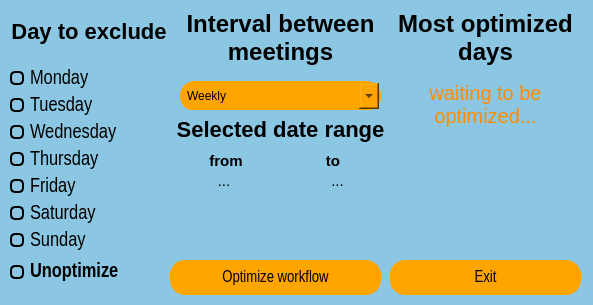
<?xml version="1.0" encoding="UTF-8"?>
<ui version="4.0">
 <class>MainWindow</class>
 <widget class="QMainWindow" name="MainWindow">
  <property name="geometry">
   <rect>
    <x>0</x>
    <y>0</y>
    <width>593</width>
    <height>305</height>
   </rect>
  </property>
  <property name="windowTitle">
   <string>Meeting optimizer</string>
  </property>
  <property name="styleSheet">
   <string notr="true">QWidget {
    background-color: #8BC6E2;
}
</string>
  </property>
  <widget class="QWidget" name="centralwidget">
   <widget class="QWidget" name="verticalLayoutWidget">
    <property name="geometry">
     <rect>
      <x>10</x>
      <y>0</y>
      <width>158</width>
      <height>251</height>
     </rect>
    </property>
    <layout class="QVBoxLayout" name="verticalLayout">
     <item>
      <widget class="QLabel" name="label">
       <property name="maximumSize">
        <size>
         <width>200</width>
         <height>75</height>
        </size>
       </property>
       <property name="font">
        <font>
         <family>Arial</family>
           
         <bold>true</bold>
        </font>
       </property>
       <property name="styleSheet">
        <string notr="true">QLabel {
    font-family: Arial, sans-serif;
    font-size: 22px;
    font-weight: bold;
    color: black;
}</string>
       </property>
       <property name="text">
        <string>Day to exclude</string>
       </property>
       <property name="alignment">
        <set>Qt::AlignCenter</set>
       </property>
       <property name="wordWrap">
        <bool>true</bool>
       </property>
      </widget>
     </item>
     <item>
      <widget class="QCheckBox" name="monday_check">
       <property name="font">
        <font>
         <family>Arial Narrow</family>
           
        </font>
       </property>
       <property name="styleSheet">
        <string notr="true">QCheckBox {
    font-family: &quot;Arial Narrow&quot;, sans-serif;
    font-size: 20px;
    color: black;
}

QCheckBox::indicator {
    border: 2px solid black; /* Check frame color */
    border-radius: 5px; /* Check frame border radius */
    width: 10px; /* Check frame width */
    height: 10px; /* Check frame height */
}

QCheckBox::indicator:unchecked {
    background-color: transparent; /* Unchecked background */
}

QCheckBox::indicator:checked {
    background-color: orange; /* Checked background */
}</string>
       </property>
       <property name="text">
        <string>Monday</string>
       </property>
      </widget>
     </item>
     <item>
      <widget class="QCheckBox" name="tuesday_check">
       <property name="font">
        <font>
         <family>Arial Narrow</family>
           
        </font>
       </property>
       <property name="styleSheet">
        <string notr="true">QCheckBox {
    font-family: &quot;Arial Narrow&quot;, sans-serif;
    font-size: 20px;
    color: black;
}

QCheckBox::indicator {
    border: 2px solid black; /* Check frame color */
    border-radius: 5px; /* Check frame border radius */
    width: 10px; /* Check frame width */
    height: 10px; /* Check frame height */
}

QCheckBox::indicator:unchecked {
    background-color: transparent; /* Unchecked background */
}

QCheckBox::indicator:checked {
    background-color: orange; /* Checked background */
}</string>
       </property>
       <property name="text">
        <string>Tuesday</string>
       </property>
      </widget>
     </item>
     <item>
      <widget class="QCheckBox" name="wednesday_check">
       <property name="font">
        <font>
         <family>Arial Narrow</family>
           
        </font>
       </property>
       <property name="styleSheet">
        <string notr="true">QCheckBox {
    font-family: &quot;Arial Narrow&quot;, sans-serif;
    font-size: 20px;
    color: black;
}

QCheckBox::indicator {
    border: 2px solid black; /* Check frame color */
    border-radius: 5px; /* Check frame border radius */
    width: 10px; /* Check frame width */
    height: 10px; /* Check frame height */
}

QCheckBox::indicator:unchecked {
    background-color: transparent; /* Unchecked background */
}

QCheckBox::indicator:checked {
    background-color: orange; /* Checked background */
}</string>
       </property>
       <property name="text">
        <string>Wednesday</string>
       </property>
      </widget>
     </item>
     <item>
      <widget class="QCheckBox" name="thursday_check">
       <property name="font">
        <font>
         <family>Arial Narrow</family>
           
        </font>
       </property>
       <property name="styleSheet">
        <string notr="true">QCheckBox {
    font-family: &quot;Arial Narrow&quot;, sans-serif;
    font-size: 20px;
    color: black;
}

QCheckBox::indicator {
    border: 2px solid black; /* Check frame color */
    border-radius: 5px; /* Check frame border radius */
    width: 10px; /* Check frame width */
    height: 10px; /* Check frame height */
}

QCheckBox::indicator:unchecked {
    background-color: transparent; /* Unchecked background */
}

QCheckBox::indicator:checked {
    background-color: orange; /* Checked background */
}</string>
       </property>
       <property name="text">
        <string>Thursday</string>
       </property>
      </widget>
     </item>
     <item>
      <widget class="QCheckBox" name="friday_check">
       <property name="font">
        <font>
         <family>Arial Narrow</family>
           
        </font>
       </property>
       <property name="styleSheet">
        <string notr="true">QCheckBox {
    font-family: &quot;Arial Narrow&quot;, sans-serif;
    font-size: 20px;
    color: black;
}

QCheckBox::indicator {
    border: 2px solid black; /* Check frame color */
    border-radius: 5px; /* Check frame border radius */
    width: 10px; /* Check frame width */
    height: 10px; /* Check frame height */
}

QCheckBox::indicator:unchecked {
    background-color: transparent; /* Unchecked background */
}

QCheckBox::indicator:checked {
    background-color: orange; /* Checked background */
}</string>
       </property>
       <property name="text">
        <string>Friday</string>
       </property>
      </widget>
     </item>
     <item>
      <widget class="QCheckBox" name="saturday_check">
       <property name="font">
        <font>
         <family>Arial Narrow</family>
           
        </font>
       </property>
       <property name="styleSheet">
        <string notr="true">QCheckBox {
    font-family: &quot;Arial Narrow&quot;, sans-serif;
    font-size: 20px;
    color: black;
}

QCheckBox::indicator {
    border: 2px solid black; /* Check frame color */
    border-radius: 5px; /* Check frame border radius */
    width: 10px; /* Check frame width */
    height: 10px; /* Check frame height */
}

QCheckBox::indicator:unchecked {
    background-color: transparent; /* Unchecked background */
}

QCheckBox::indicator:checked {
    background-color: orange; /* Checked background */
}</string>
       </property>
       <property name="text">
        <string>Saturday</string>
       </property>
      </widget>
     </item>
     <item>
      <widget class="QCheckBox" name="sunday_check">
       <property name="font">
        <font>
         <family>Arial Narrow</family>
           
        </font>
       </property>
       <property name="styleSheet">
        <string notr="true">QCheckBox {
    font-family: &quot;Arial Narrow&quot;, sans-serif;
    font-size: 20px;
    color: black;
}

QCheckBox::indicator {
    border: 2px solid black; /* Check frame color */
    border-radius: 5px; /* Check frame border radius */
    width: 10px; /* Check frame width */
    height: 10px; /* Check frame height */
}

QCheckBox::indicator:unchecked {
    background-color: transparent; /* Unchecked background */
}

QCheckBox::indicator:checked {
    background-color: orange; /* Checked background */
}</string>
       </property>
       <property name="text">
        <string>Sunday</string>
       </property>
      </widget>
     </item>
    </layout>
   </widget>
   <widget class="QWidget" name="verticalLayoutWidget_2">
    <property name="geometry">
     <rect>
      <x>180</x>
      <y>0</y>
      <width>201</width>
      <height>111</height>
     </rect>
    </property>
    <layout class="QVBoxLayout" name="verticalLayout_2">
     <item>
      <widget class="QLabel" name="label_2">
       <property name="font">
        <font>
         <family>Arial</family>
           
         <bold>true</bold>
        </font>
       </property>
       <property name="styleSheet">
        <string notr="true">QLabel {
    font-family: Arial, sans-serif;
    font-size: 24px;
    font-weight: bold;
    color: black;
}</string>
       </property>
       <property name="text">
        <string>Interval between meetings</string>
       </property>
       <property name="alignment">
        <set>Qt::AlignCenter</set>
       </property>
       <property name="wordWrap">
        <bool>true</bool>
       </property>
      </widget>
     </item>
     <item>
      <widget class="QComboBox" name="interval_checkbox">
       <property name="styleSheet">
        <string notr="true">QComboBox {
    border: 2px solid orange;
    border-radius: 15px; /* Adjust the radius as needed */
    padding: 5px;
    background-color: orange;
    color: black;
    selection-background-color: #FFA500; /* Highlight color when an item is selected */
}

QComboBox::drop-down {
    subcontrol-origin: padding;
    subcontrol-position: top right;
    width: 20px; /* Adjust the width as needed */
    /* No custom styling for the dropdown arrow here */
}

QComboBox QAbstractItemView {
    border: 2px solid orange;
    border-radius: 15px; /* Adjust the radius as needed */
    background-color: orange;
    color: black;
}</string>
       </property>
       <item>
        <property name="text">
         <string>Weekly</string>
        </property>
       </item>
       <item>
        <property name="text">
         <string>Once in two weeks</string>
        </property>
       </item>
       <item>
        <property name="text">
         <string>Once in three weeks</string>
        </property>
       </item>
       <item>
        <property name="text">
         <string>Monthly</string>
        </property>
       </item>
       <item>
        <property name="text">
         <string>Once in two months</string>
        </property>
       </item>
       <item>
        <property name="text">
         <string>Once in Quarter</string>
        </property>
       </item>
      </widget>
     </item>
    </layout>
   </widget>
   <widget class="QPushButton" name="optimize_button">
    <property name="geometry">
     <rect>
      <x>170</x>
      <y>260</y>
      <width>211</width>
      <height>35</height>
     </rect>
    </property>
    <property name="font">
     <font>
      <family>Arial Narrow</family>
        
     </font>
    </property>
    <property name="styleSheet">
     <string notr="true">    QPushButton {
        background-color: orange;
        color: black;
        border-radius: 15px;
        padding: 10px 20px;
        font-size: 16px;
        font-family: &quot;Arial Narrow&quot;, sans-serif;
    }
    
    QPushButton:pressed {
        background-color: darkorange; /* Change color when button is pressed */
    }</string>
    </property>
    <property name="text">
     <string>Optimize workflow</string>
    </property>
   </widget>
   <widget class="QPushButton" name="exit_button">
    <property name="geometry">
     <rect>
      <x>390</x>
      <y>260</y>
      <width>191</width>
      <height>35</height>
     </rect>
    </property>
    <property name="font">
     <font>
      <family>Arial Narrow</family>
        
     </font>
    </property>
    <property name="styleSheet">
     <string notr="true">    QPushButton {
        background-color: orange;
        color: black;
        border-radius: 15px;
        padding: 10px 20px;
        font-size: 16px;
        font-family: &quot;Arial Narrow&quot;, sans-serif;
    }
    
    QPushButton:pressed {
        background-color: darkorange; /* Change color when button is pressed */
    }</string>
    </property>
    <property name="text">
     <string>Exit</string>
    </property>
   </widget>
   <widget class="QWidget" name="verticalLayoutWidget_3">
    <property name="geometry">
     <rect>
      <x>390</x>
      <y>0</y>
      <width>191</width>
      <height>241</height>
     </rect>
    </property>
    <layout class="QVBoxLayout" name="verticalLayout_3">
     <item>
      <widget class="QLabel" name="label_3">
       <property name="maximumSize">
        <size>
         <width>16777215</width>
         <height>75</height>
        </size>
       </property>
       <property name="font">
        <font>
         <family>Arial</family>
           
         <bold>true</bold>
        </font>
       </property>
       <property name="styleSheet">
        <string notr="true">QLabel {
    font-family: Arial, sans-serif;
    font-size: 24px;
    font-weight: bold;
    color: black;
}</string>
       </property>
       <property name="text">
        <string>Most optimized days</string>
       </property>
       <property name="alignment">
        <set>Qt::AlignCenter</set>
       </property>
       <property name="wordWrap">
        <bool>true</bool>
       </property>
      </widget>
     </item>
     <item>
      <widget class="QLabel" name="optimized_days_label">
       <property name="maximumSize">
        <size>
         <width>16777215</width>
         <height>300</height>
        </size>
       </property>
       <property name="font">
        <font>
         <family>Arial</family>
           
         <bold>false</bold>
         <kerning>true</kerning>
        </font>
       </property>
       <property name="styleSheet">
        <string notr="true">QLabel {
    font-family: Arial, sans-serif;
    font-size: 20px;
    color: darkorange;
}</string>
       </property>
       <property name="text">
        <string>waiting to be optimized...</string>
       </property>
       <property name="alignment">
        <set>Qt::AlignHCenter|Qt::AlignTop</set>
       </property>
       <property name="wordWrap">
        <bool>true</bool>
       </property>
      </widget>
     </item>
    </layout>
   </widget>
   <widget class="QWidget" name="horizontalLayoutWidget_2">
    <property name="geometry">
     <rect>
      <x>170</x>
      <y>170</y>
      <width>221</width>
      <height>21</height>
     </rect>
    </property>
    <layout class="QHBoxLayout" name="horizontalLayout_5">
     <item>
      <widget class="QLabel" name="date_from">
       <property name="maximumSize">
        <size>
         <width>200</width>
         <height>50</height>
        </size>
       </property>
       <property name="font">
        <font>
         <family>Arial</family>
           
         <bold>false</bold>
        </font>
       </property>
       <property name="styleSheet">
        <string notr="true">QLabel {
    font-family: Arial, sans-serif;
    font-size: 15px;
    color: black;
}</string>
       </property>
       <property name="text">
        <string>...</string>
       </property>
       <property name="alignment">
        <set>Qt::AlignCenter</set>
       </property>
      </widget>
     </item>
     <item>
      <widget class="QLabel" name="date_till">
       <property name="maximumSize">
        <size>
         <width>200</width>
         <height>50</height>
        </size>
       </property>
       <property name="font">
        <font>
         <family>Arial</family>
           
         <bold>false</bold>
        </font>
       </property>
       <property name="styleSheet">
        <string notr="true">QLabel {
    font-family: Arial, sans-serif;
    font-size: 15px;
    color: black;
}</string>
       </property>
       <property name="text">
        <string>...</string>
       </property>
       <property name="alignment">
        <set>Qt::AlignCenter</set>
       </property>
      </widget>
     </item>
    </layout>
   </widget>
   <widget class="QWidget" name="horizontalLayoutWidget">
    <property name="geometry">
     <rect>
      <x>170</x>
      <y>150</y>
      <width>221</width>
      <height>22</height>
     </rect>
    </property>
    <layout class="QHBoxLayout" name="horizontalLayout_4">
     <item>
      <widget class="QLabel" name="label_7">
       <property name="maximumSize">
        <size>
         <width>50</width>
         <height>50</height>
        </size>
       </property>
       <property name="font">
        <font>
         <family>Arial</family>
           
         <bold>true</bold>
        </font>
       </property>
       <property name="styleSheet">
        <string notr="true">QLabel {
    font-family: Arial, sans-serif;
    font-size: 15px;
    font-weight: bold;
    color: black;
}</string>
       </property>
       <property name="text">
        <string>from</string>
       </property>
       <property name="alignment">
        <set>Qt::AlignCenter</set>
       </property>
      </widget>
     </item>
     <item>
      <spacer name="horizontalSpacer">
       <property name="orientation">
        <enum>Qt::Horizontal</enum>
       </property>
       <property name="sizeType">
        <enum>QSizePolicy::Fixed</enum>
       </property>
       <property name="sizeHint" stdset="0">
        <size>
         <width>20</width>
         <height>20</height>
        </size>
       </property>
      </spacer>
     </item>
     <item>
      <widget class="QLabel" name="label_8">
       <property name="maximumSize">
        <size>
         <width>50</width>
         <height>50</height>
        </size>
       </property>
       <property name="font">
        <font>
         <family>Arial</family>
           
         <bold>true</bold>
        </font>
       </property>
       <property name="styleSheet">
        <string notr="true">QLabel {
    font-family: Arial, sans-serif;
    font-size: 15px;
    font-weight: bold;
    color: black;
}</string>
       </property>
       <property name="text">
        <string>to</string>
       </property>
       <property name="alignment">
        <set>Qt::AlignCenter</set>
       </property>
      </widget>
     </item>
    </layout>
   </widget>
   <widget class="QLabel" name="label_4">
    <property name="geometry">
     <rect>
      <x>170</x>
      <y>110</y>
      <width>221</width>
      <height>39</height>
     </rect>
    </property>
    <property name="maximumSize">
     <size>
      <width>16777215</width>
      <height>100</height>
     </size>
    </property>
    <property name="font">
     <font>
      <family>Arial</family>
        
      <bold>true</bold>
     </font>
    </property>
    <property name="styleSheet">
     <string notr="true">QLabel {
    font-family: Arial, sans-serif;
    font-size: 22px;
    font-weight: bold;
    color: black;
}</string>
    </property>
    <property name="text">
     <string>Selected date range</string>
    </property>
    <property name="alignment">
     <set>Qt::AlignCenter</set>
    </property>
   </widget>
   <widget class="QCheckBox" name="unoptimize_check">
    <property name="geometry">
     <rect>
      <x>10</x>
      <y>260</y>
      <width>156</width>
      <height>24</height>
     </rect>
    </property>
    <property name="font">
     <font>
      <family>Arial Narrow</family>
        
      <bold>true</bold>
     </font>
    </property>
    <property name="styleSheet">
     <string notr="true">QCheckBox {
    font-family: &quot;Arial Narrow&quot;, sans-serif;
    font-size: 20px;
    color: black;
    font-weight: bold;
}

QCheckBox::indicator {
    border: 2px solid black; /* Check frame color */
    border-radius: 5px; /* Check frame border radius */
    width: 10px; /* Check frame width */
    height: 10px; /* Check frame height */
}

QCheckBox::indicator:unchecked {
    background-color: transparent; /* Unchecked background */
}

QCheckBox::indicator:checked {
    background-color: orange; /* Checked background */
}</string>
    </property>
    <property name="text">
     <string>Unoptimize</string>
    </property>
   </widget>
  </widget>
 </widget>
 <resources/>
 <connections/>
</ui>
